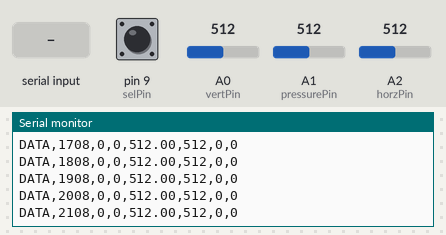
Simulated run of this sketch. Board: Arduino Leonardo, built with avr-gcc and run on an emulated ATmega32U4. On the bench: the last lines printed to the serial monitor. Inputs (shaded band) come from the test bench; at power-on: A1 (pressurePin) = 512, pin 9 (selPin) HIGH, A0 (vertPin) = 512, A2 (horzPin) = 512. USB keyboard and mouse output is not drawn.

Above: at 2.2 s.
2.3 s: A1 (pressurePin) set to 716
At 2.41 s:
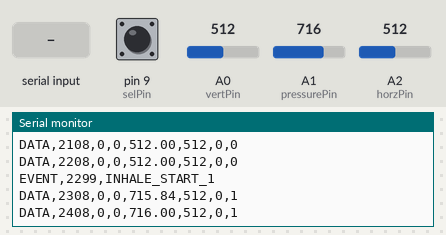
3.8 s: "SET_BLOW \n" received over Serial
5.3 s: "GET_THRESHOLDS\n" received over Serial
6.8 s: A1 (pressurePin) set to 511
At 6.91 s:
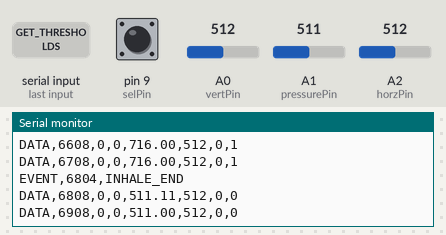
9.0 s: "SET_INHALE \n" received over Serial
10.5 s: A1 (pressurePin) set to 40
At 10.61 s:
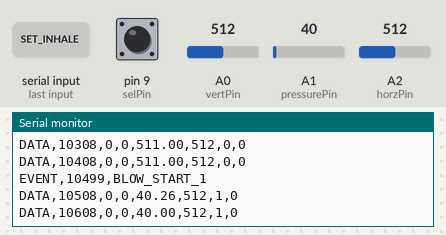
Timing chart, 0 to 13.4 s (numbered marks = the images above; inputs shaded):
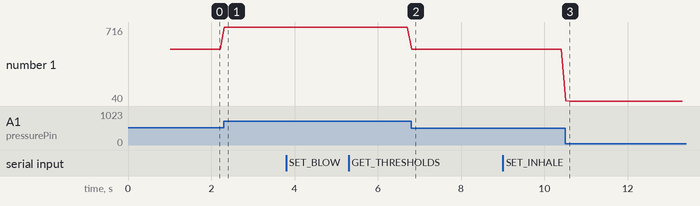

Measured:
- after the input at 2.3 s, the serial monitor: prints a new line at once (image 1)
- after the input at 6.8 s, the serial monitor: prints a new line at once (image 2)
- after the input at 10.5 s, the serial monitor: prints a new line at once (image 3)
- plotted number 1: 512 → 716 after the input at 2.3 s, 716 → 511 after the input at 6.8 s, 511 → 40 after the input at 10.5 s

The sketch:

sanadadaptive.ino
```cpp
#include <Mouse.h>
#include <Keyboard.h>

// = الجويستيك =
const int horzPin = A2;
const int vertPin = A0;
const int selPin  = 9;

int vertZero, horzZero;
int vertValue, horzValue;
int mouseClickFlag = 0;

// = حساس الضغط =
const int pressurePin = A1;
int centerValue = 512;
float filteredPressure = 0;

// = إعدادات الحركة =
int deadZone = 12;
float maxSpeed = 4.5;
const unsigned long moveInterval = 10;

float accX = 0, accY = 0;
unsigned long lastMoveTime = 0;

// = عتبات النفخ والشفط =
float blowThreshold   = 7.0;      // قابلة للتحديث من Raspberry Pi
const int blowRelease     = 3;
float inhaleThreshold = 6.0;      // قابلة للتحديث من Raspberry Pi
const int inhaleRelease   = 3;

// = استقبال أوامر Adaptive Thresholds =
const float THRESH_MIN = 4.0;
const float THRESH_MAX = 200.0;

char cmdBuf[24];
byte cmdIndex = 0;

// = التوقيتات =
const unsigned long longBlowTime  = 450;
const unsigned long doubleGap     = 700;
const unsigned long keyboardGap   = 300;
const unsigned long clickInterval = 250;

// = إعدادات السكرول =
const int scrollThreshold     = 120;
const int scrollFastThreshold = 300;
const unsigned long scrollSlow = 150;
const unsigned long scrollFast = 60;
const bool invertScroll = false;

// = إرسال البيانات للـ Raspberry Pi =
const unsigned long telemetryInterval = 100;
unsigned long lastTelemetryTime = 0;

// = الحالات =
bool blowActive = false, longBlowActive = false;
unsigned long blowStartTime = 0, lastBlowEnd = 0;
int blowCount = 0;

bool inhaleActive = false;
unsigned long lastInhaleEnd = 0;
int inhaleCount = 0;

bool keyboardMode = false;

unsigned long lastClickTime = 0, lastScrollTime = 0;

void setup() {
  Serial.begin(9600);

  pinMode(horzPin, INPUT);
  pinMode(vertPin, INPUT);
  pinMode(selPin, INPUT_PULLUP);

  Mouse.begin();
  Keyboard.begin();

  vertZero = analogRead(vertPin);
  horzZero = analogRead(horzPin);

  delay(500);

  long sum = 0;
  for (int i = 0; i < 50; i++) {
    sum += analogRead(pressurePin);
    delay(10);
  }

  centerValue = sum / 50;
  filteredPressure = centerValue;

  Serial.println("INFO,SANAD_DEVICE_READY");
  Serial.println("HEADER,timestamp,joystickX,joystickY,pressure,baseline,blow,inhale");

  Serial.print("INFO,CENTER_VALUE,");
  Serial.println(centerValue);
}

void sendEvent(const char *name) {
  Serial.print("EVENT,");
  Serial.print(millis());
  Serial.print(",");
  Serial.println(name);
}

// تأكيد استلام العتبة الجديدة
void sendThresholdAck(const char *name, float value) {
  Serial.print("EVENT,");
  Serial.print(millis());
  Serial.print(",");
  Serial.print(name);
  Serial.print(",");
  Serial.println(value, 2);
}

// تنفيذ الأمر بعد اكتماله
void processCommand(char *cmd) {

  if (strncmp(cmd, "SET_BLOW ", 9) == 0) {

    float v = atof(cmd + 9);

    if (v >= THRESH_MIN && v <= THRESH_MAX) {

      blowThreshold = v;

      sendThresholdAck("BLOW_THRESHOLD_SET", blowThreshold);

    } else {

      sendThresholdAck("BLOW_THRESHOLD_REJECTED", v);
    }
  }

  else if (strncmp(cmd, "SET_INHALE ", 11) == 0) {

    float v = atof(cmd + 11);

    if (v >= THRESH_MIN && v <= THRESH_MAX) {

      inhaleThreshold = v;

      sendThresholdAck("INHALE_THRESHOLD_SET", inhaleThreshold);

    } else {

      sendThresholdAck("INHALE_THRESHOLD_REJECTED", v);
    }
  }

  else if (strncmp(cmd, "GET_THRESHOLDS", 14) == 0) {

    sendThresholdAck("BLOW_THRESHOLD", blowThreshold);
    sendThresholdAck("INHALE_THRESHOLD", inhaleThreshold);
  }
}

// قراءة غير حاجبة — لا تؤثر على الـ loop ولا على الجويستيك
void handleSerialCommands() {

  while (Serial.available() > 0) {

    char c = Serial.read();

    if (c == '\n' || c == '\r') {

      if (cmdIndex > 0) {

        cmdBuf[cmdIndex] = '\0';

        processCommand(cmdBuf);

        cmdIndex = 0;
      }
    }

    else if (cmdIndex < sizeof(cmdBuf) - 1) {

      cmdBuf[cmdIndex++] = c;
    }

    else {

      cmdIndex = 0;
    }
  }
}

void sendTelemetry(unsigned long now) {

  Serial.print("DATA,");
  Serial.print(now);
  Serial.print(",");
  Serial.print(horzValue);
  Serial.print(",");
  Serial.print(vertValue);
  Serial.print(",");
  Serial.print(filteredPressure, 2);
  Serial.print(",");
  Serial.print(centerValue);
  Serial.print(",");
  Serial.print(blowActive ? 1 : 0);
  Serial.print(",");
  Serial.println(inhaleActive ? 1 : 0);
}

void openOnScreenKeyboard() {

  Keyboard.press(KEY_LEFT_GUI);
  Keyboard.press(KEY_LEFT_CTRL);
  Keyboard.press('o');

  delay(80);

  Keyboard.releaseAll();
}

void openVoiceCommands() {

  Keyboard.press(KEY_LEFT_GUI);
  Keyboard.press('h');

  delay(80);

  Keyboard.releaseAll();
}

float axisSpeed(int raw) {

  if (raw == 0) return 0;

  float n = (float)raw / 512.0;

  if (n > 1) n = 1;
  if (n < -1) n = -1;

  float mag = fabs(n);
  mag = mag * mag;

  return (n < 0 ? -mag : mag) * maxSpeed;
}

void loop() {

  unsigned long now = millis();

  handleSerialCommands();

  unsigned long blowGap =
    keyboardMode ? keyboardGap : doubleGap;

  vertValue = analogRead(vertPin) - vertZero;
  horzValue = analogRead(horzPin) - horzZero;

  if (abs(vertValue) < deadZone)
    vertValue = 0;

  if (abs(horzValue) < deadZone)
    horzValue = 0;

  if ((digitalRead(selPin) == LOW) && (!mouseClickFlag)) {

    mouseClickFlag = 1;

    Mouse.press(MOUSE_LEFT);
  }

  else if ((digitalRead(selPin) == HIGH) && (mouseClickFlag)) {

    mouseClickFlag = 0;

    Mouse.release(MOUSE_LEFT);
  }

  int pressureValue = analogRead(pressurePin);

  filteredPressure =
    (filteredPressure * 0.70) +
    (pressureValue * 0.30);

  float diff = centerValue - filteredPressure;

  bool blowing =
    blowActive ?
    (diff > blowRelease) :
    (diff > blowThreshold);

  bool inhaling =
    inhaleActive ?
    (-diff > inhaleRelease) :
    (-diff > inhaleThreshold);

  if (blowing) {

    if (!blowActive) {

      blowActive = true;

      blowStartTime = now;

      longBlowActive = false;

      if (now - lastBlowEnd < blowGap)
        blowCount++;
      else
        blowCount = 1;

      sendEvent(
        blowCount >= 2 ?
        "BLOW_START_2" :
        "BLOW_START_1"
      );

      if (blowCount >= 2) {

        openOnScreenKeyboard();

        keyboardMode = !keyboardMode;

        blowCount = 0;

        lastBlowEnd = now;

        sendEvent(
          keyboardMode ?
          "KEYBOARD_ON" :
          "KEYBOARD_OFF"
        );
      }
    }

    else if (
      !longBlowActive &&
      (now - blowStartTime > longBlowTime)
    ) {

      longBlowActive = true;

      accX = accY = 0;

      blowCount = 0;

      sendEvent("SCROLL_MODE_ON");
    }
  }

  else {

    if (blowActive) {

      blowActive = false;

      lastBlowEnd = now;

      sendEvent("BLOW_END");

      if (longBlowActive) {

        longBlowActive = false;

        blowCount = 0;

        sendEvent("SCROLL_MODE_OFF");
      }
    }
  }

  if (
    !blowActive &&
    blowCount == 1 &&
    (now - lastBlowEnd > blowGap)
  ) {

    if (now - lastClickTime > clickInterval) {

      if (keyboardMode) {

        Mouse.click(MOUSE_LEFT);

        sendEvent("BLOW_KEY_PRESS");
      }

      else {

        Mouse.click(MOUSE_RIGHT);

        sendEvent("BLOW_RIGHT_CLICK");
      }

      lastClickTime = now;
    }

    blowCount = 0;
  }

  if (inhaling) {

    if (!inhaleActive) {

      inhaleActive = true;

      if (now - lastInhaleEnd < doubleGap)
        inhaleCount++;
      else
        inhaleCount = 1;

      sendEvent(
        inhaleCount >= 2 ?
        "INHALE_START_2" :
        "INHALE_START_1"
      );

      if (inhaleCount >= 2) {

        openVoiceCommands();

        inhaleCount = 0;

        lastInhaleEnd = now;

        sendEvent("VOICE_COMMANDS");
      }
    }
  }

  else {

    if (inhaleActive) {

      inhaleActive = false;

      lastInhaleEnd = now;

      sendEvent("INHALE_END");
    }
  }

  if (
    !inhaleActive &&
    inhaleCount == 1 &&
    (now - lastInhaleEnd > doubleGap)
  ) {

    if (keyboardMode) {

      inhaleCount = 0;

      sendEvent("INHALE_IGNORED_KB");
    }

    else if (now - lastClickTime > clickInterval) {

      Mouse.click(MOUSE_LEFT);

      lastClickTime = now;

      sendEvent("INHALE_LEFT_CLICK");

      inhaleCount = 0;
    }

    else {

      inhaleCount = 0;
    }
  }

  if (longBlowActive) {

    if (abs(vertValue) > scrollThreshold) {

      unsigned long iv =
        (abs(vertValue) > scrollFastThreshold)
        ? scrollFast
        : scrollSlow;

      if (now - lastScrollTime > iv) {

        int dir =
          (vertValue < 0) ?
          1 :
          -1;

        if (invertScroll)
          dir = -dir;

        Mouse.move(0, 0, dir);

        lastScrollTime = now;
      }
    }
  }

  else if (now - lastMoveTime >= moveInterval) {

    lastMoveTime = now;

    accX += axisSpeed(horzValue);
    accY += axisSpeed(vertValue);

    int dx = (int)accX;
    int dy = (int)accY;

    accX -= dx;
    accY -= dy;

    if (dx != 0 || dy != 0)
      Mouse.move(dx, dy);
  }

  if (now - lastTelemetryTime >= telemetryInterval) {

    lastTelemetryTime = now;

    sendTelemetry(now);
  }
}
```
